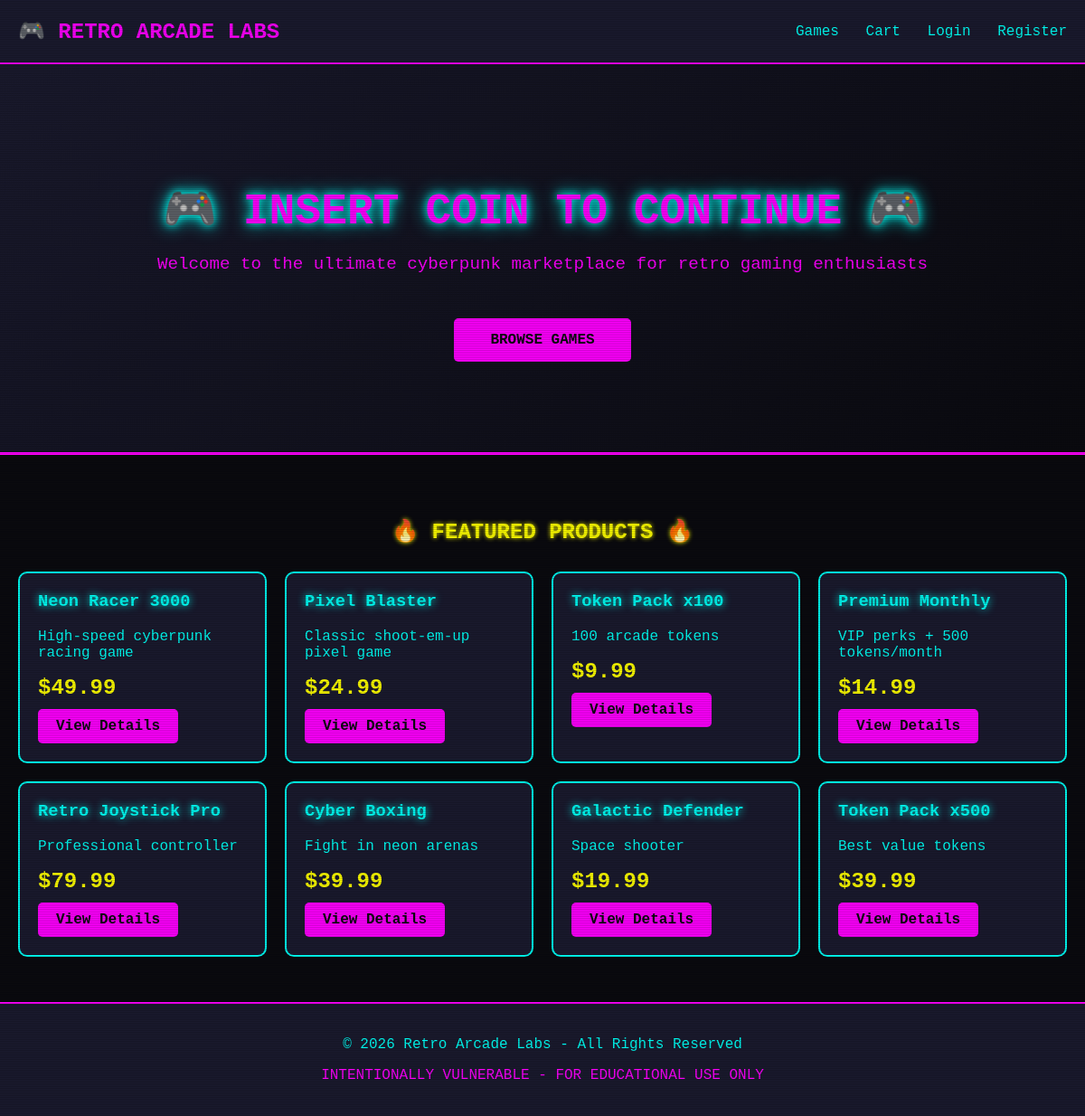
The page /php-app/pages/index.php on the database its author committed.
### tables this page shows
CREATE TABLE IF NOT EXISTS products (
    id INT AUTO_INCREMENT PRIMARY KEY,
    name VARCHAR(255) NOT NULL,
    description TEXT,
    price DECIMAL(10,2) NOT NULL,
    category_id INT,
    image_url VARCHAR(500),
    stock INT DEFAULT 100,
    created_at TIMESTAMP DEFAULT CURRENT_TIMESTAMP
);

### php-app/config/database.php (called while the page is built, shortened)
<?php
$db_host = getenv('DB_HOST') ?: 'localhost';
$db_user = getenv('DB_USERNAME') ?: 'retro_arcade';
$db_pass = getenv('DB_PASSWORD') ?: 'retro_password';
$db_name = getenv('DB_DATABASE') ?: 'retro_arcade';
$conn = mysqli_connect($db_host, $db_user, $db_pass, $db_name);
function query($sql) {
    global $conn;
    $result = mysqli_query($conn, $sql);
    return $result;
}
function fetch_assoc($result) {
    return mysqli_fetch_assoc($result);
}
?>

### php-app/includes/helpers.php (called while the page is built, shortened)
<?php
function e($string) {
    return htmlspecialchars($string ?? '', ENT_QUOTES, 'UTF-8');
}
?>

### php-app/pages/index.php (the view, shortened to what this page needs)
<!DOCTYPE html>
<html lang="en">
<head>
    <link rel="stylesheet" href="/css/retro.css">
</head>
<body>
    <div class="scanlines"></div>
    <nav class="nav">
        <div style="font-size: 1.5em; font-weight: bold; color: #ff00ff;">🎮 RETRO ARCADE LABS</div>
        <div>
            <a href="/pages/products/">Games</a>
            <a href="/pages/cart.php">Cart</a>
            <a href="/pages/login.php">Login</a>
            <a href="/pages/register.php">Register</a>
        </div>
    </nav>
    <div class="hero">
        <h1>🎮 INSERT COIN TO CONTINUE 🎮</h1>
        <p>Welcome to the ultimate cyberpunk marketplace for retro gaming enthusiasts</p>
        <a href="/pages/products/" class="cta">BROWSE GAMES</a>
    </div>
    <div class="products">
        <h2>🔥 FEATURED PRODUCTS 🔥</h2>
        <div class="product-grid">
            <?php
            $result = query("SELECT * FROM products LIMIT 8");
            if ($result) {
                while ($product = fetch_assoc($result)) {
                    echo '<div class="product-card">';
                    echo '<h3>' . e($product['name']) . '</h3>';
                    echo '<p>' . e($product['description']) . '</p>';
                    echo '<div class="price">$' . number_format($product['price'], 2) . '</div>';
                    echo '<a href="/pages/products/detail.php?id=' . $product['id'] . '" class="cta" style="margin-top:10px;padding:10px 20px;display:inline-block;">View Details</a>';
                    echo '</div>';
                }
            }
            ?>
        </div>
    </div>
    <footer style="background:#1a1a2e;padding:20px;text-align:center;border-top:2px solid #ff00ff;">
        <p style="color:#00fff5;">© 2026 Retro Arcade Labs - All Rights Reserved</p>
        <p style="color:#ff00ff;">INTENTIONALLY VULNERABLE - FOR EDUCATIONAL USE ONLY</p>
    </footer>
</body>
</html>

### php-app/css/retro.css (style rules this page uses)
:root { --bg-dark: #0a0a0f; --bg-card: #1a1a2e; --neon-cyan: #00fff5; --neon-magenta: #ff00ff; --neon-yellow: #ffff00; --text-primary: #00fff5; --text-secondary: #ff00ff; --border-color: #00fff5; }
* { box-sizing: border-box; }
body { background: var(--bg-dark); color: var(--text-primary); font-family: 'Courier New', monospace; margin: 0; padding: 0; min-height: 100vh; }
body::before { content: ""; position: fixed; top: 0; left: 0; width: 100%; height: 100%; background: repeating-linear-gradient( 0deg, rgba(0, 0, 0, 0.1), rgba(0, 0, 0, 0.1) 1px, transparent 1px, transparent 2px ); pointer-events: none; z-index: 10000; }
h1, h2, h3 { text-shadow: 0 0 10px currentColor; }
h1 { color: var(--neon-magenta); }
h2 { color: var(--neon-yellow); }
h3 { color: var(--neon-cyan); }
a { color: var(--neon-cyan); text-decoration: none; transition: color 0.3s, text-shadow 0.3s; }
.nav { background: var(--bg-card); padding: 20px; border-bottom: 2px solid var(--neon-magenta); display: flex; justify-content: space-between; align-items: center; }
.price { color: var(--neon-yellow); font-size: 1.5em; font-weight: bold; }
.scanlines { position: fixed; top: 0; left: 0; width: 100%; height: 100%; background: repeating-linear-gradient( 0deg, rgba(0, 0, 0, 0.1), rgba(0, 0, 0, 0.1) 1px, transparent 1px, transparent 2px ); pointer-events: none; z-index: 1000; }

### php-app/pages/index.php (style rules this page uses)
body { background: #0a0a0f; color: #00fff5; font-family: 'Courier New', monospace; margin: 0; padding: 0; }
.hero { background: linear-gradient(135deg, #1a1a2e 0%, #0a0a0f 100%); padding: 100px 20px; text-align: center; border-bottom: 3px solid #ff00ff; }
.hero h1 { font-size: 3em; text-shadow: 0 0 10px #00fff5, 0 0 20px #00fff5; margin-bottom: 20px; }
.hero p { font-size: 1.2em; color: #ff00ff; }
.cta { display: inline-block; background: #ff00ff; color: #0a0a0f; padding: 15px 40px; text-decoration: none; font-weight: bold; margin-top: 30px; border-radius: 5px; }
.products { padding: 50px 20px; max-width: 1200px; margin: 0 auto; }
.products h2 { text-align: center; color: #ffff00; text-shadow: 0 0 5px #ffff00; }
.product-grid { display: grid; grid-template-columns: repeat(auto-fill, minmax(250px, 1fr)); gap: 20px; margin-top: 30px; }
.product-card { background: #1a1a2e; border: 2px solid #00fff5; border-radius: 10px; padding: 20px; transition: transform 0.3s, box-shadow 0.3s; }
.product-card h3 { color: #00fff5; margin-top: 0; }
.product-card .price { color: #ffff00; font-size: 1.5em; font-weight: bold; }
.nav { background: #1a1a2e; padding: 20px; display: flex; justify-content: space-between; align-items: center; border-bottom: 2px solid #ff00ff; }
.nav a { color: #00fff5; text-decoration: none; margin-left: 20px; }
.scanlines { position: fixed; top: 0; left: 0; width: 100%; height: 100%; background: repeating-linear-gradient( 0deg, rgba(0, 0, 0, 0.1), rgba(0, 0, 0, 0.1) 1px, transparent 1px, transparent 2px ); pointer-events: none; z-index: 1000; }

### rows shown on the page
products: name "Neon Racer 3000", description "High-speed cyberpunk racing game", price "49.99"
products: name "Pixel Blaster", description "Classic shoot-em-up pixel game", price "24.99"
products: name "Token Pack x100", description "100 arcade tokens", price "9.99"
products: name "Premium Monthly", description "VIP perks + 500 tokens/month", price "14.99"
products: name "Retro Joystick Pro", description "Professional controller", price "79.99"
products: name "Cyber Boxing", description "Fight in neon arenas", price "39.99"
products: name "Galactic Defender", description "Space shooter", price "19.99"
products: name "Token Pack x500", description "Best value tokens", price "39.99"
